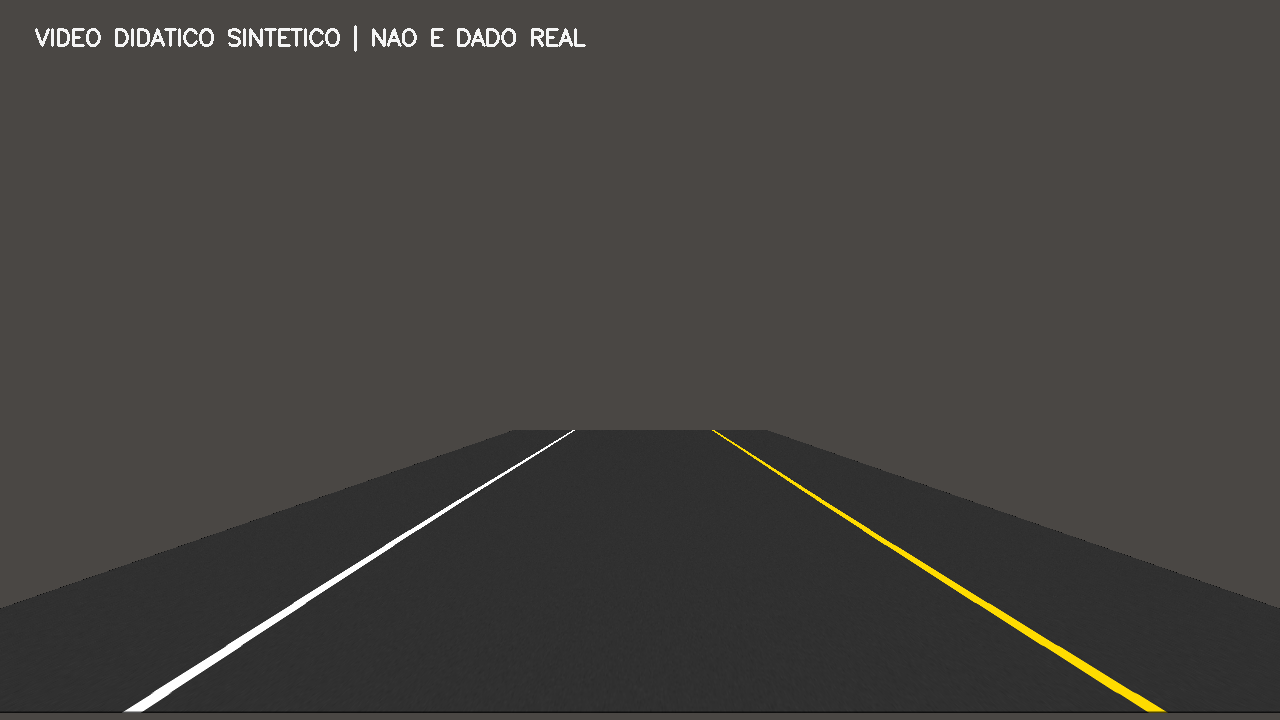
#> input picture scripts_aula/Deteccao_Faixas_Independentes/dados/estrada_sintetica.png, 1280 x 720 px
$ python 21_projecao_inversa.py   (older library calls are emulated)
#> lines starting #> are read from the running program, lines starting #| are printed output that depends on the picture; after the words box and inside, x2 and y2 are one past the last pixel; in counts of white or black regions, pixels touching at a corner belong together
"""EXEMPLO 21/32 - Projetar segmentos detectados de volta a camera

OBJETIVO: Projetar segmentos detectados de volta a camera.
COMO FUNCIONA: Desenha linhas Hough no BEV e reprojeta por warpPerspective inverso.
ENTRADA: dados/estrada_sintetica.png (amostra didatica sintetica).
SAIDA ESPERADA: saida/21_projecao_inversa.png com Hough e overlay na camera.
COMO EXECUTAR: python exemplos/21_projecao_inversa.py
EXPERIMENTE: Compare a posicao das linhas reprojetadas e das faixas originais.
DEPENDENCIAS: cv2, numpy; nao importa nenhum outro arquivo .py.
"""

from pathlib import Path
import cv2
import numpy as np

# Os caminhos sao relativos a este arquivo, nao ao diretorio do Colab.
RAIZ = Path(__file__).resolve().parent.parent
CAMINHO_IMAGEM = RAIZ / "dados" / "estrada_sintetica.png"
PASTA_SAIDA = RAIZ / "saida"
PASTA_SAIDA.mkdir(parents=True, exist_ok=True)

# Leitura real de um arquivo PNG com OpenCV.
imagem = cv2.imread(str(CAMINHO_IMAGEM))
#> imagem is the input picture: shape (720, 1280, 3); mean B, G, R 63.3, 66.2, 68.4
if imagem is None:
    raise FileNotFoundError(f"Nao foi possivel ler: {CAMINHO_IMAGEM}")
altura, largura = imagem.shape[:2]
#> altura = 720; largura = 1280

def montar_painel(*pares):
    """Monta comparacoes lado a lado; cada par e (legenda, imagem)."""
    quadrinhos = []
    for legenda, img in pares:
        if img.ndim == 2:
            img = cv2.cvtColor(img, cv2.COLOR_GRAY2BGR)
        vista = cv2.resize(img, (640, 360))
        cv2.rectangle(vista, (0, 0), (640, 40), (22, 31, 45), -1)
        cv2.putText(vista, legenda, (15, 28),
                    cv2.FONT_HERSHEY_SIMPLEX, 0.75, (255, 255, 255), 2)
        quadrinhos.append(vista)
    if len(quadrinhos) == 2:
        return np.hstack(quadrinhos)
    if len(quadrinhos) == 4:
        return np.vstack((np.hstack(quadrinhos[:2]),
                          np.hstack(quadrinhos[2:])))
    raise ValueError("Use exatamente dois ou quatro quadros.")

# Quatro pontos selecionados manualmente para ESTE video sintetico.
# Ordem: superior esquerdo, superior direito, inferior direito, inferior esquerdo.
pontos_origem = np.float32([
    [570, 430], [710, 430], [1150, 710], [130, 710]
])
pontos_destino = np.float32([
    [290, 0], [990, 0], [990, 719], [290, 719]
])
matriz = cv2.getPerspectiveTransform(pontos_origem, pontos_destino)
matriz_inversa = cv2.getPerspectiveTransform(pontos_destino, pontos_origem)
bev = cv2.warpPerspective(imagem, matriz, (largura, altura))
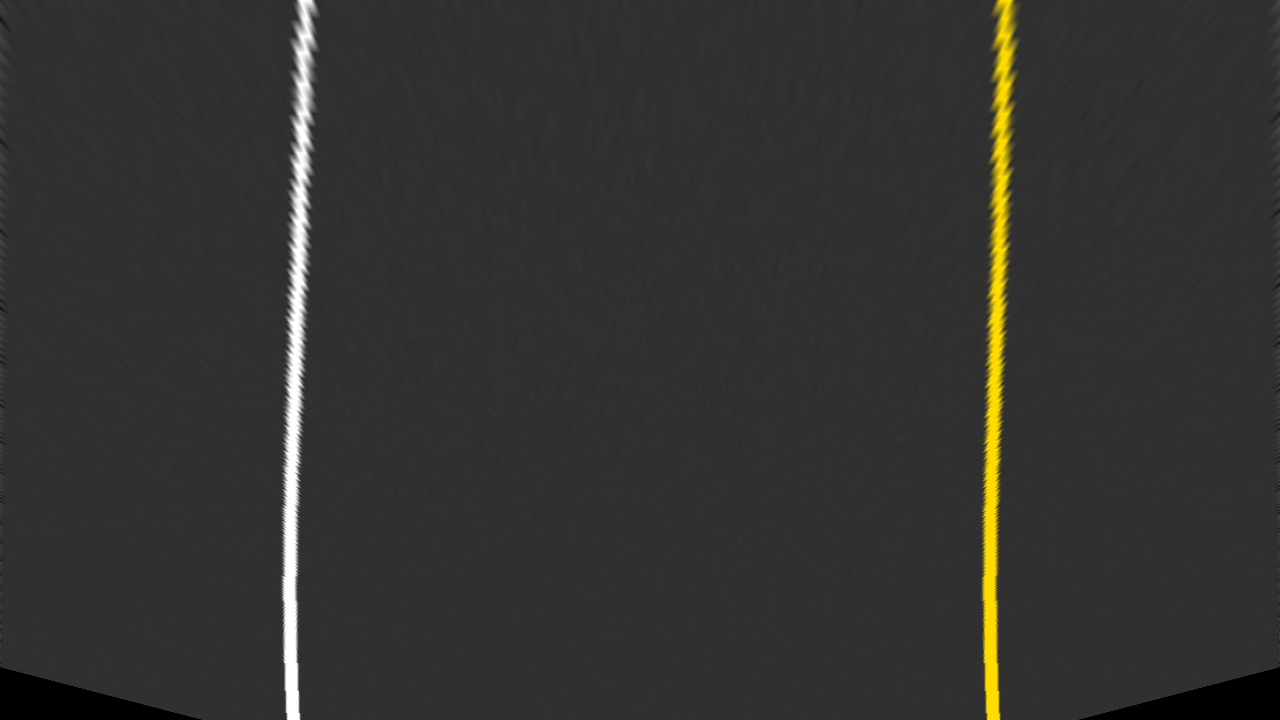
#> bev: shape (720, 1280, 3); mean B, G, R 49.1, 51.3, 51.7

# Segmentacao no espaco BEV: saturacao HLS + bordas Sobel X.
hls = cv2.cvtColor(bev, cv2.COLOR_BGR2HLS)
#> hls: shape (720, 1280, 3); mean of channels 0, 1, 2 0.5, 50.4, 3.1
canal_l = hls[:, :, 1]
canal_s = hls[:, :, 2]
cinza_bev = cv2.cvtColor(bev, cv2.COLOR_BGR2GRAY)
sobel_x = cv2.Sobel(cinza_bev, cv2.CV_64F, 1, 0, ksize=3)
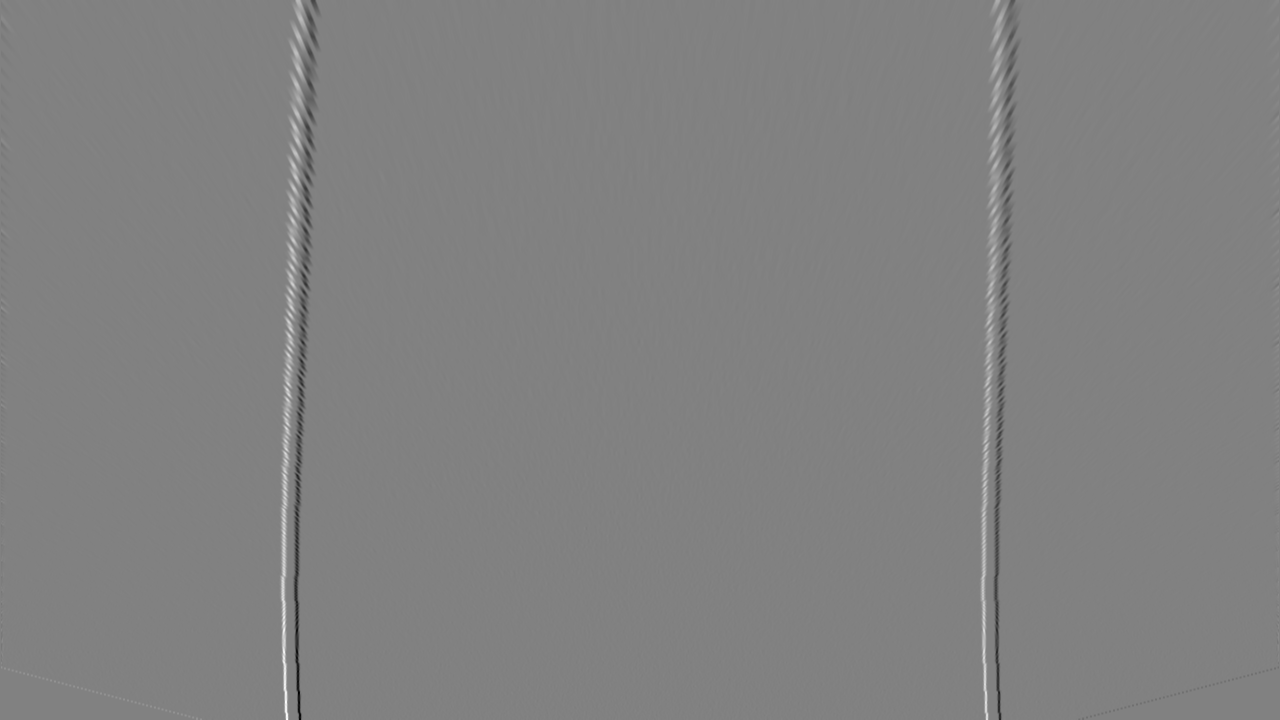
#> sobel_x: shape (720, 1280) float64; min -746, max 724, mean 0; drawn with min black and max white
magnitude = np.abs(sobel_x)
sobel_8bits = np.uint8(255 * magnitude / (magnitude.max() + 1e-9))
# O amarelo tem saturacao alta, enquanto o branco exige luminosidade alta.
amarelo = (canal_s >= 90) & (canal_l >= 75)
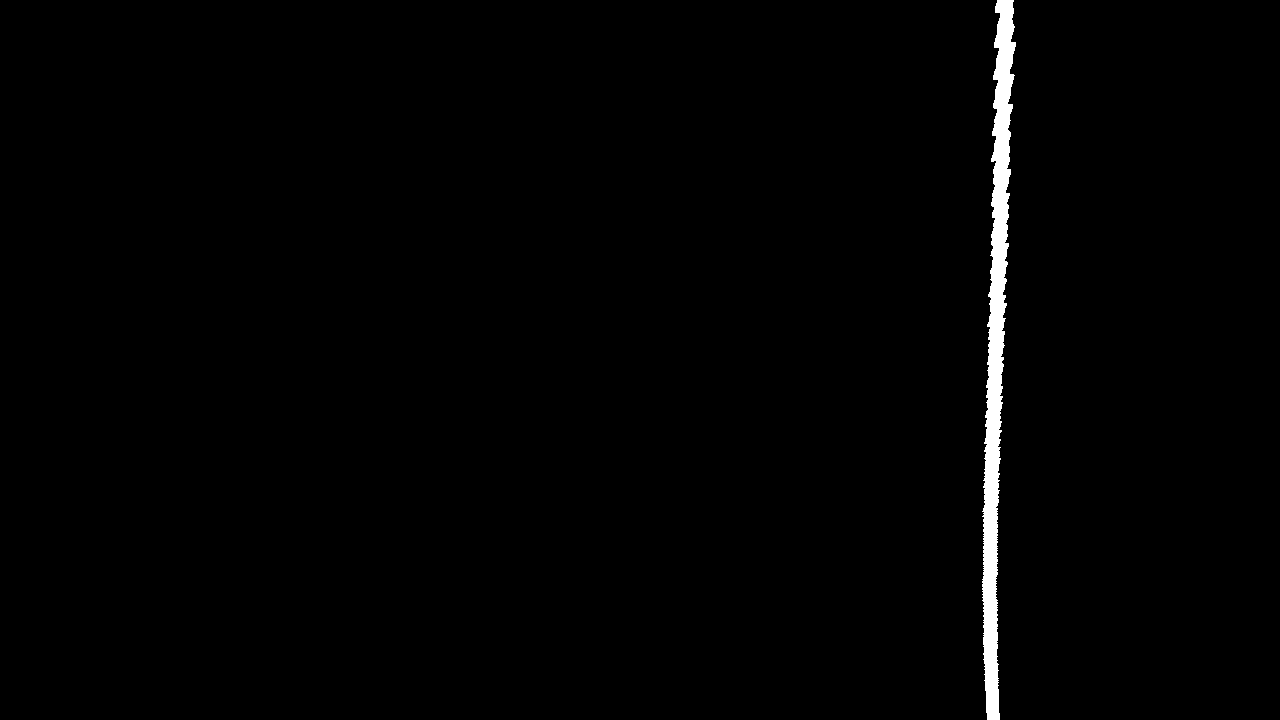
#> amarelo: shape (720, 1280) bool; 1.2% white; 1 white region, box (x1, y1, x2, y2) and area: (982, 0, 1016, 720) 10784
branco = (canal_l >= 165) & (canal_s < 95)
#> branco: shape (720, 1280) bool; 0.96% white; 1 white region, box (x1, y1, x2, y2) and area: (283, 0, 314, 720) 8810
bordas_sobel = sobel_8bits >= 23
#> bordas_sobel: shape (720, 1280) bool; 2.1% white; 150 white regions (112 under 20 px), largest, box (x1, y1, x2, y2) and area: (293, 285, 309, 720) 2622, (280, 330, 296, 720) 2297, (980, 323, 995, 720) 2116
mascara = np.uint8((amarelo | branco | bordas_sobel) * 255)
#> mascara: shape (720, 1280); 3.1% white; 114 white regions (112 under 20 px), largest, box (x1, y1, x2, y2) and area: (280, 0, 320, 720) 14244, (980, 0, 1020, 720) 14053
mascara = cv2.morphologyEx(mascara, cv2.MORPH_CLOSE,
                           np.ones((5, 5), dtype=np.uint8))
#> mascara: shape (720, 1280); 3.3% white; 109 white regions (107 under 20 px), largest, box (x1, y1, x2, y2) and area: (280, 0, 320, 720) 15162, (980, 0, 1020, 720) 14604

arestas = cv2.Canny(mascara, 60, 150)
#> arestas: shape (720, 1280); 0.38% white in thin lines or dots
segmentos = cv2.HoughLinesP(arestas, rho=1, theta=np.pi / 180,
                           threshold=35, minLineLength=35, maxLineGap=70)
#> segmentos = 27 rows, first 6: [298, 582, 318, 6], [998, 574, 1017, 22], [279, 597, 287, 155], [982, 466, 990, 11], [980, 533, 983, 712], [284, 395, 290, 23]
visao_hough = cv2.cvtColor(mascara, cv2.COLOR_GRAY2BGR)
if segmentos is not None:
    for x1, y1, x2, y2 in segmentos.reshape(-1, 4):
        cv2.line(visao_hough, (x1, y1), (x2, y2), (0, 120, 255), 3)
#> this loop made 27 passes
#> (x1, y1, x2, y2) on passes 1 to 12: (298, 582, 318, 6), (998, 574, 1017, 22), (279, 597, 287, 155), (982, 466, 990, 11), (980, 533, 983, 712), (284, 395, 290, 23), (286, 308, 292, 5), (998, 599, 1018, 23), (999, 513, 1016, 13), (304, 423, 319, 9), (998, 633, 1001, 719), (988, 286, 993, 0)
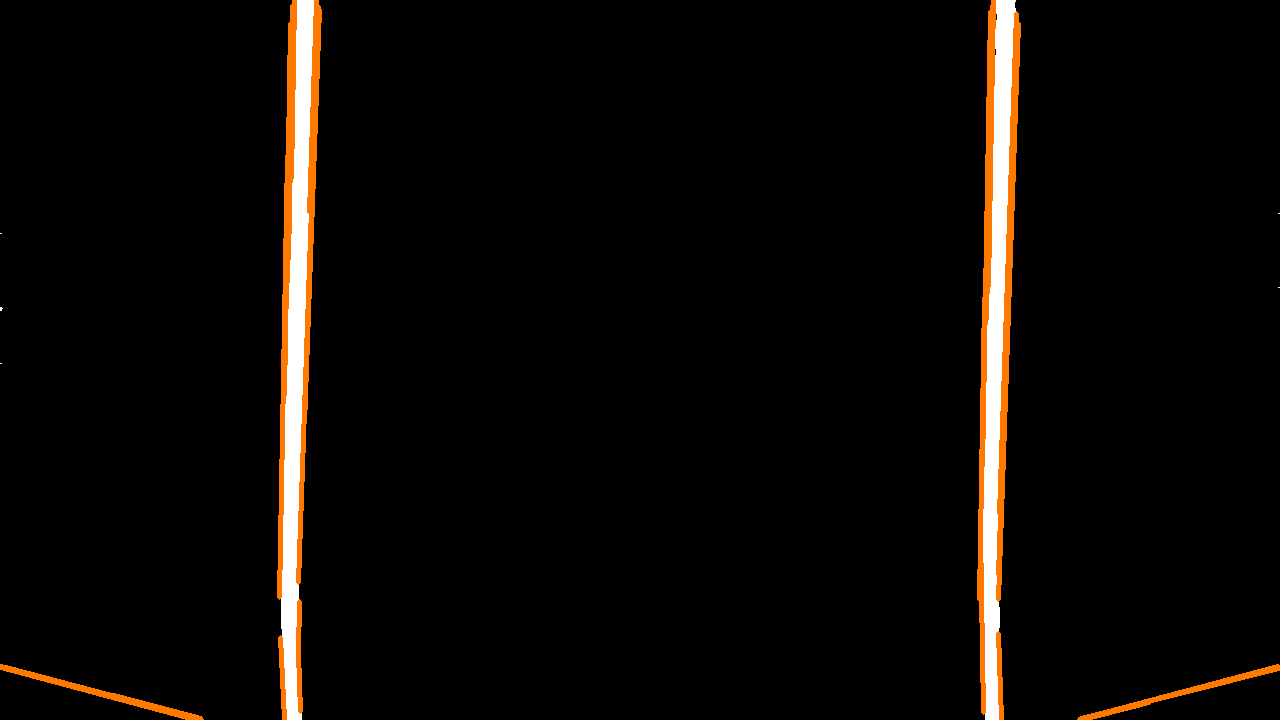
#> visao_hough: shape (720, 1280, 3); mean B, G, R 6, 8.7, 11.7

# Camada de linhas Hough, sem o fundo colorido.
camada_bev = np.zeros_like(imagem)
if segmentos is not None:
    for x1, y1, x2, y2 in segmentos.reshape(-1, 4):
        meio_x = (x1 + x2) / 2
        if abs(x2 - x1) <= 120 and (meio_x < 510 or meio_x > 770):
            cv2.line(camada_bev, (x1, y1), (x2, y2), (10, 220, 10), 7)
#> this loop made 27 passes
#> (x1, y1, x2, y2, meio_x) on passes 1 to 12: (298, 582, 318, 6, 308), (998, 574, 1017, 22, 1007.5), (279, 597, 287, 155, 283), (982, 466, 990, 11, 986), (980, 533, 983, 712, 981.5), (284, 395, 290, 23, 287), (286, 308, 292, 5, 289), (998, 599, 1018, 23, 1008), (999, 513, 1016, 13, 1007.5), (304, 423, 319, 9, 311.5), (998, 633, 1001, 719, 999.5), (988, 286, 993, 0, 990.5)
linhas_camera = cv2.warpPerspective(camada_bev, matriz_inversa,
                                    (largura, altura))
resultado = cv2.addWeighted(imagem, 1.0, linhas_camera, 0.9, 0)
cv2.imwrite(str(PASTA_SAIDA / "21_projecao_inversa.png"),
            montar_painel(("Hough no BEV", camada_bev), ("Retorno a camera", resultado)))
#> after the loop in montar_painel, `for legenda, img in pares:`:
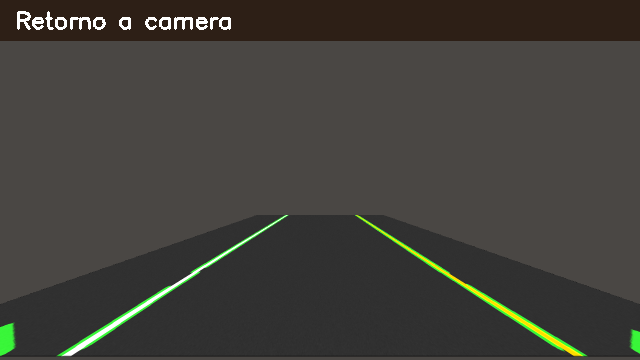
#> vista: shape (360, 640, 3); mean B, G, R 58.8, 64, 65.7
#> after the loop in montar_painel, `for legenda, img in pares:`: quadrinhos = 2 items
#> in montar_painel, `return np.hstack(quadrinhos)`:
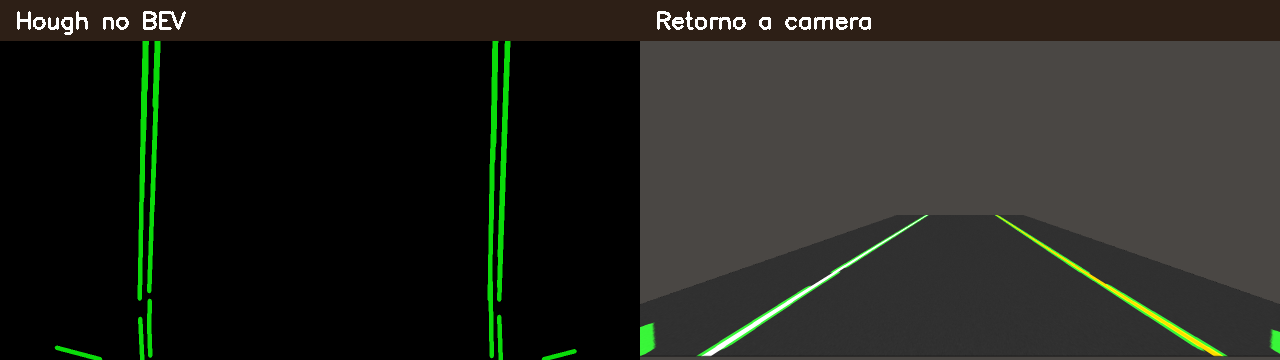
#> returned value: shape (360, 1280, 3); mean of channels 0, 1, 2 31.4, 37.5, 36.1; drawn as B, G, R
